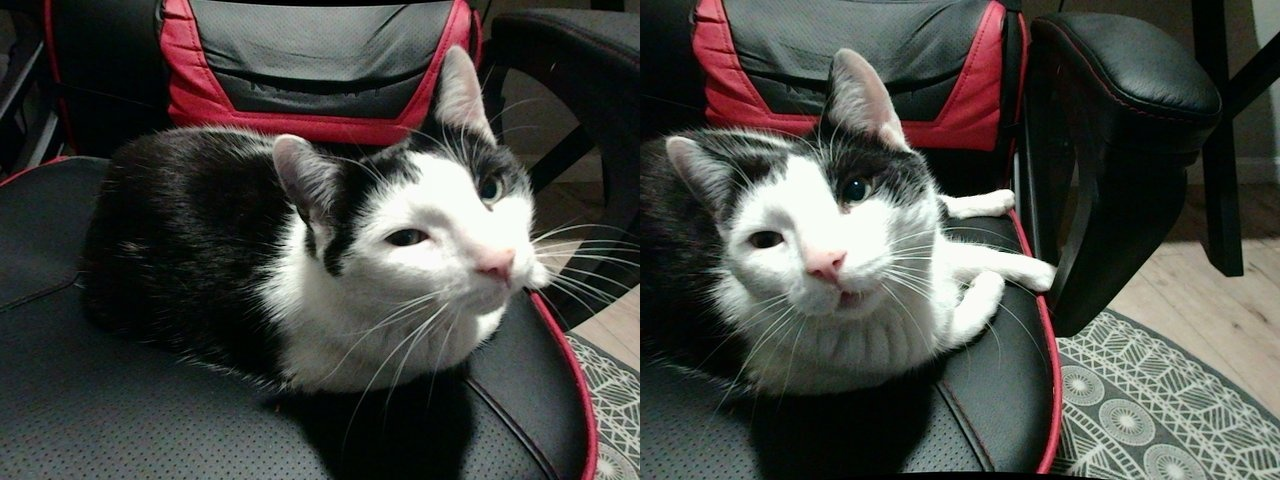
#> input picture imgs/file.jpg, 1280 x 480 px
$ python anaglyphs.py
#> lines starting #> are read from the running program, lines starting #| are printed output that depends on the picture
import numpy as np
import cv2

#https://3dtv.at//knowhow/anaglyphcomparison_en.aspx
def make_true_anaglyph(left, right):
    out = np.zeros_like(left, dtype=np.uint8)
    l_r =  left[:,:,2]
    l_g =  left[:,:,1]
    l_b =  left[:,:,0]

    r_r = right[:,:,2]
    r_g = right[:,:,1]
    r_b = right[:,:,0]

    out[:,:,2] = (l_r * 0.299) + (l_g * 0.587) + (l_b * 0.114)
    out[:,:,0] = (r_r * 0.299) + (r_g * 0.587) + (r_b * 0.114)

    return out

# [61 lines left out: functions make_gray_anaglyph, make_color_anaglyph, make_half_color_anaglyph, make_optimized_anaglyph, not called in this run]


frame = cv2.imread('./imgs/file.jpg')
#> frame is the input picture: shape (480, 1280, 3); mean B, G, R 67.2, 71.6, 71.3

l_frame = frame[:, :640]
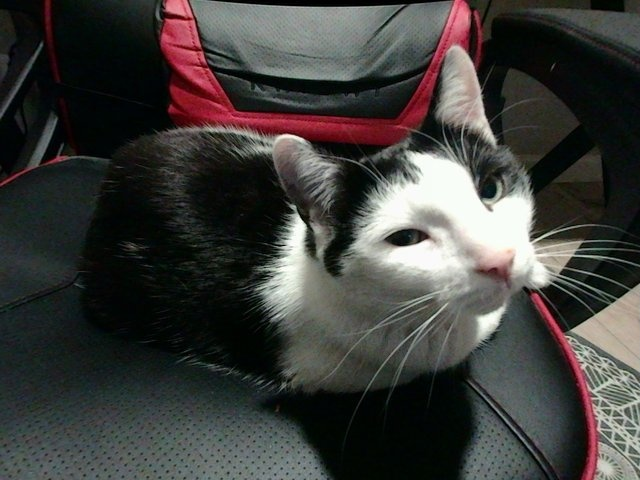
#> l_frame: shape (480, 640, 3); mean B, G, R 59.6, 62.3, 63.1
r_frame = frame[:, 640:]
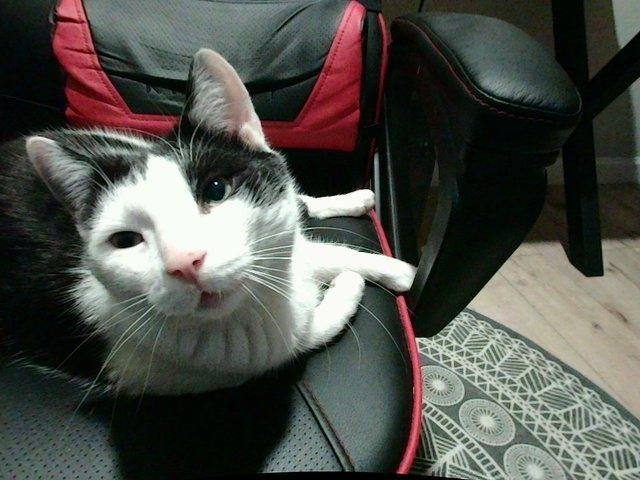
#> r_frame: shape (480, 640, 3); mean B, G, R 74.9, 81, 79.5

l_frame = cv2.resize(l_frame, (1280, 960), interpolation= cv2.INTER_LINEAR)
#> l_frame: shape (960, 1280, 3)
r_frame = cv2.resize(r_frame, (1280, 960), interpolation= cv2.INTER_LINEAR)
#> r_frame: shape (960, 1280, 3)

true_anaglyph = make_true_anaglyph(left=l_frame, right=r_frame)
#> in make_true_anaglyph, `l_g =  left[:,:,1]`:
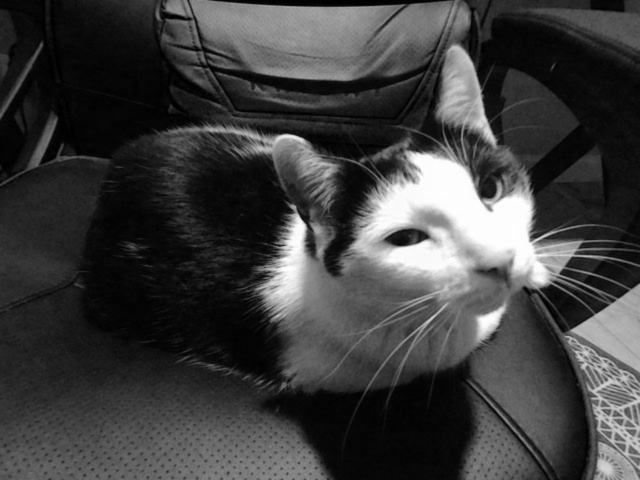
#> l_g: shape (960, 1280) (shown at 1/2 size); min 0, max 255, mean 62.2
#> in make_true_anaglyph, `r_r = right[:,:,2]`:
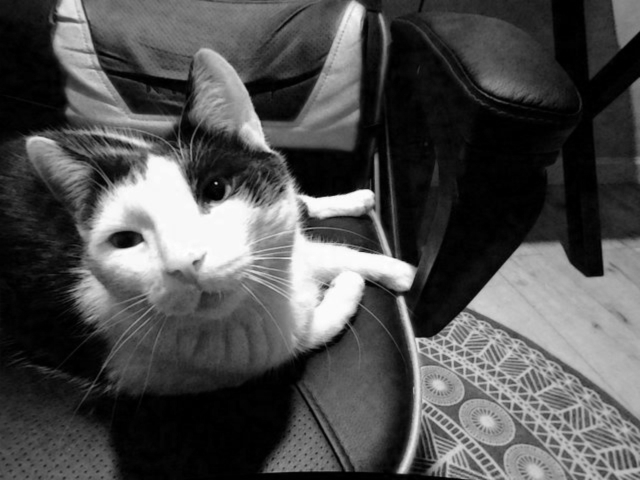
#> r_r: shape (960, 1280) (shown at 1/2 size); min 0, max 255, mean 79.5
#> in make_true_anaglyph, `r_g = right[:,:,1]`:
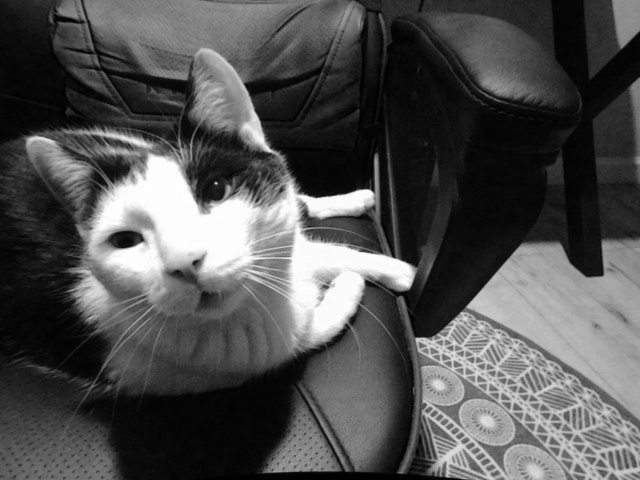
#> r_g: shape (960, 1280) (shown at 1/2 size); min 0, max 255, mean 80.9
#> in make_true_anaglyph, `out[:,:,2] = (l_r * 0.299) + (l_g * 0.587) + (l_b * 0.114)`:
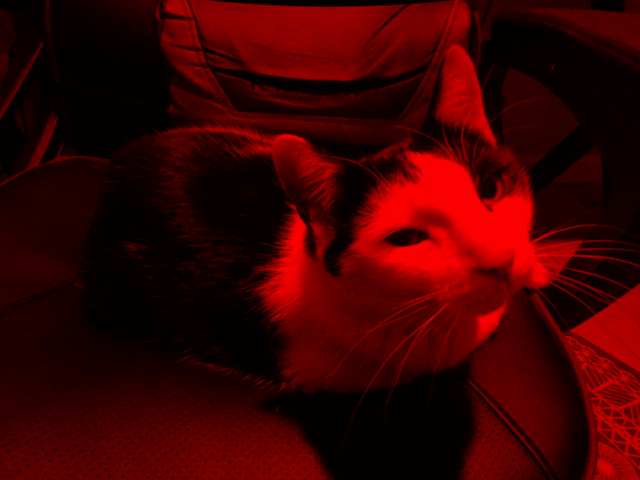
#> out: shape (960, 1280, 3) (shown at 1/2 size); mean of channels 0, 1, 2 0, 0, 61.6; drawn as B, G, R
#> in make_true_anaglyph, `out[:,:,0] = (r_r * 0.299) + (r_g * 0.587) + (r_b * 0.114)`:
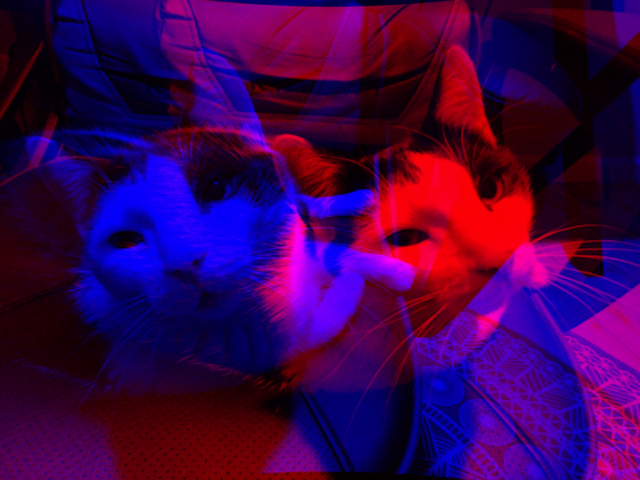
#> out: shape (960, 1280, 3) (shown at 1/2 size); mean of channels 0, 1, 2 79.3, 0, 61.6; drawn as B, G, R

cv2.imwrite('./imgs/true_anaglyph.png', true_anaglyph)

$ run again, with imgs/color_anaglyph.png saved as imgs/file.jpg
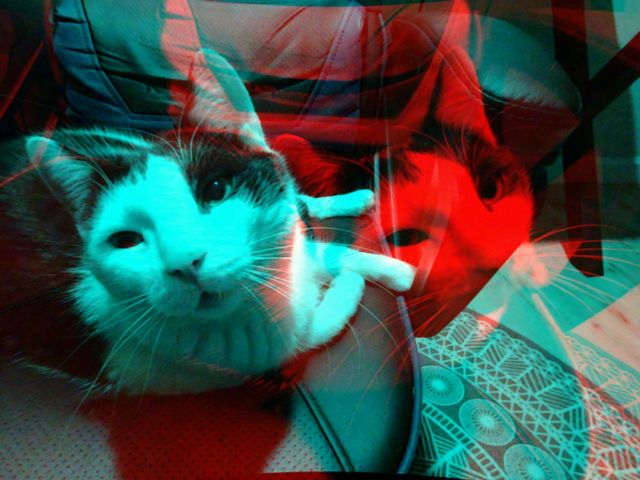
#> input picture imgs/color_anaglyph.png, 1280 x 960 px (shown at 1/2 size)
#> frame is the input picture: shape (960, 1280, 3); mean B, G, R 74.8, 80.9, 63
#> in make_true_anaglyph, `r_b = right[:,:,0]`:
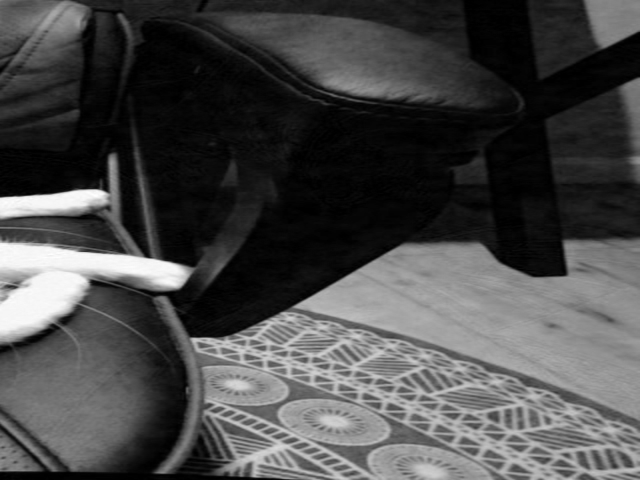
#> r_b: shape (960, 1280) (shown at 1/2 size); min 0, max 255, mean 72.7
#> in make_true_anaglyph, `out[:,:,0] = (r_r * 0.299) + (r_g * 0.587) + (r_b * 0.114)`:
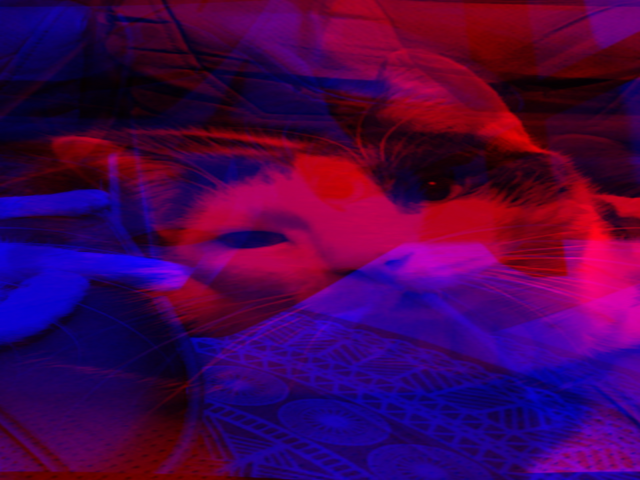
#> out: shape (960, 1280, 3) (shown at 1/2 size); mean of channels 0, 1, 2 78.9, 0, 70.1; drawn as B, G, R
